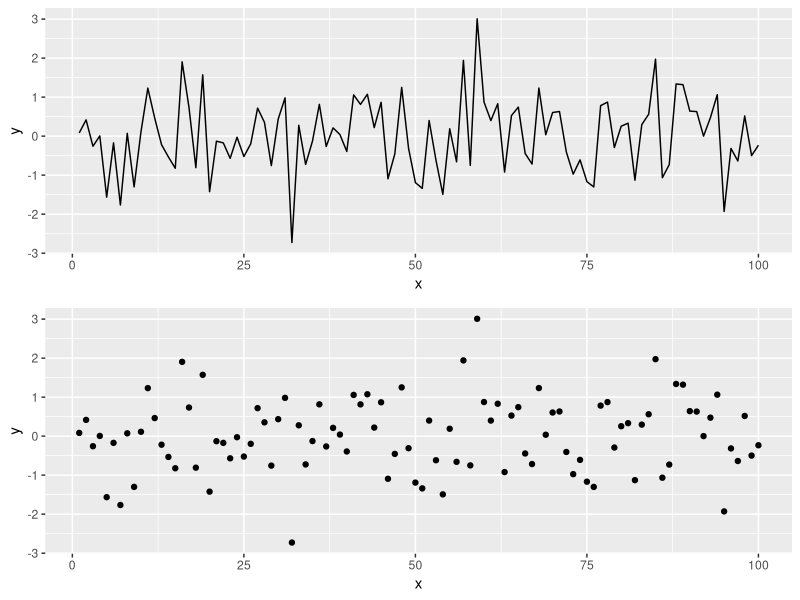

The R source for this figure:
## ---- chunk 1
knitr::opts_chunk$set(echo = TRUE, fig.width = 8, fig.height = 8, fig.alig = "center")
## ---- chunk 2
library(tidyverse)
library(gridExtra)
## ---- chunk 3
# Simulating data according to a normal distribution
x <- seq(1:100)
y <- rnorm(100) # Generating data form a normal distribution with mean 0 and variance 1
data <- data.frame(x = x, y = y )
p1 = ggplot(data, aes(x= x, y = y)) +
geom_line()
p2 = ggplot(data, aes(x= x, y = y)) +
geom_point() 

grid.arrange(p1, p2)
